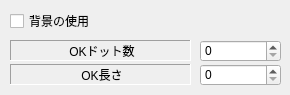
     <widget class="QWidget" name="tab_9">
      <attribute name="title">
       <string>背景</string>
      </attribute>
      <widget class="QLabel" name="label_81">
       <property name="geometry">
        <rect>
         <x>10</x>
         <y>64</y>
         <width>181</width>
         <height>21</height>
        </rect>
       </property>
       <property name="frameShape">
        <enum>QFrame::Panel</enum>
       </property>
       <property name="frameShadow">
        <enum>QFrame::Sunken</enum>
       </property>
       <property name="text">
        <string>OK長さ</string>
       </property>
       <property name="alignment">
        <set>Qt::AlignCenter|Qt::AlignHCenter|Qt::AlignLeading|Qt::AlignLeft|Qt::AlignVCenter</set>
       </property>
      </widget>
      <widget class="QLabel" name="label_23">
       <property name="geometry">
        <rect>
         <x>10</x>
         <y>40</y>
         <width>181</width>
         <height>21</height>
        </rect>
       </property>
       <property name="frameShape">
        <enum>QFrame::Panel</enum>
       </property>
       <property name="frameShadow">
        <enum>QFrame::Sunken</enum>
       </property>
       <property name="text">
        <string>OKドット数</string>
       </property>
       <property name="alignment">
        <set>Qt::AlignCenter|Qt::AlignHCenter|Qt::AlignLeading|Qt::AlignLeft|Qt::AlignVCenter</set>
       </property>
      </widget>
      <widget class="QSpinBox" name="EditBackGroundOKLength">
       <property name="geometry">
        <rect>
         <x>200</x>
         <y>64</y>
         <width>81</width>
         <height>22</height>
        </rect>
       </property>
       <property name="maximum">
        <number>99999999</number>
       </property>
      </widget>
      <widget class="QSpinBox" name="EditBackGroundOKDot">
       <property name="geometry">
        <rect>
         <x>200</x>
         <y>40</y>
         <width>81</width>
         <height>22</height>
        </rect>
       </property>
       <property name="maximum">
        <number>99999999</number>
       </property>
      </widget>
      <widget class="QCheckBox" name="checkBoxUseBackGround">
       <property name="geometry">
        <rect>
         <x>10</x>
         <y>10</y>
         <width>131</width>
         <height>22</height>
        </rect>
       </property>
       <property name="text">
        <string>背景の使用</string>
       </property>
      </widget>
     </widget>
